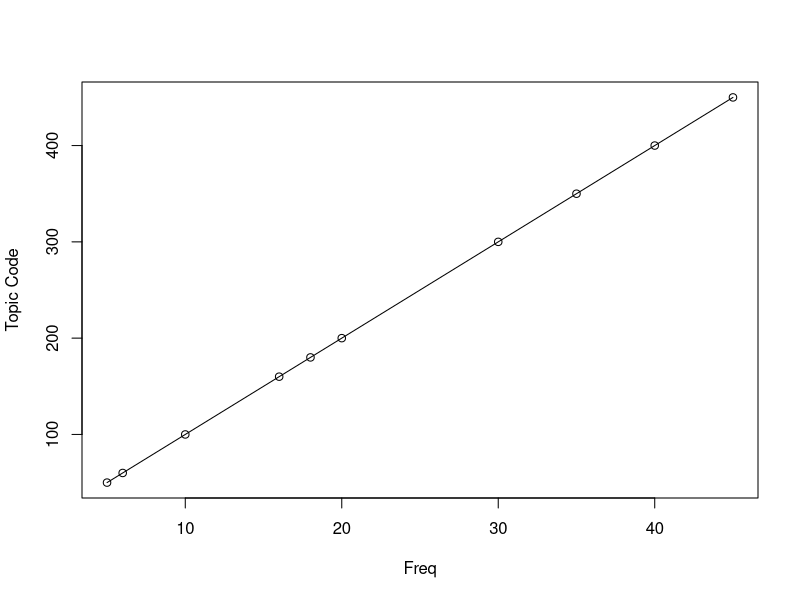

Here is the R script that generated this plot:
## ---- chunk 1
knitr::opts_chunk$set(echo = TRUE)
## ---- chunk 2
knitr::kable(
summary(cars), 
  caption = "Summary table."
)

## ---- chunk 3
plot(c(5,6,10,20,16,18,30,35,40,45),c(50,60,100,200,160,180,300,350,400,450),
     xlab = "Freq", ylab = "Topic Code", type = "o")

